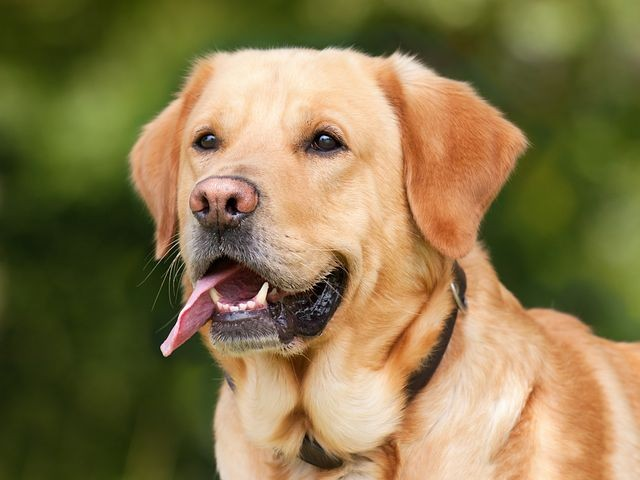
#> input picture quiz/dog.jpg, 640 x 480 px
$ python image_convolution_correlation_with_filter_mask.py
#> lines starting #> are read from the running program, lines starting #| are printed output that depends on the picture
# -*- coding: utf-8 -*-
"""
Created on Thu Jan 11 18:20:08 2024

@author: Lynn Thit Nyi Nyi
"""

# https://www.linkedin.com/pulse/image-processing-convolution-filters-calculation-gradients-yadav/

import cv2
import numpy as np
import matplotlib.pyplot as plt

# Load a grayscale image
image_path = "dog.jpg"  # Replace with the path to your grayscale image
gray_image = cv2.imread(image_path, cv2.IMREAD_GRAYSCALE)
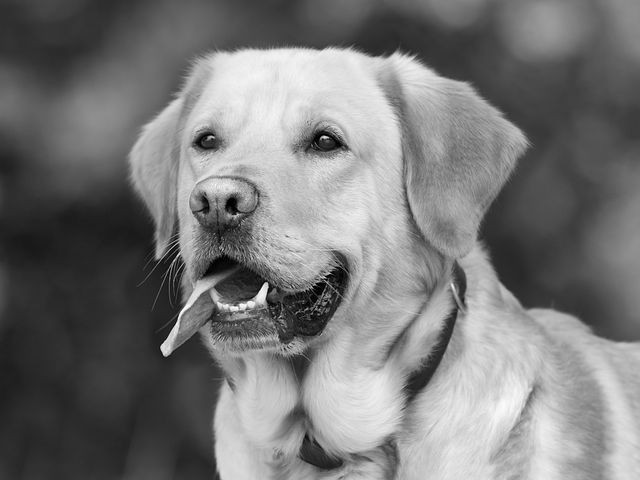
#> gray_image: shape (480, 640); min 0, max 255, mean 119.7

# Define a filter mask (3x3 kernel) ! this is an example mask
# there exists several predefined masks for different detection purposes
filter_mask = np.array([[1, 0, -1],
                        [2, 0, -2],
                        [1, 0, -1]])

# Perform convolution
convolution_result = cv2.filter2D(gray_image, -1, filter_mask)
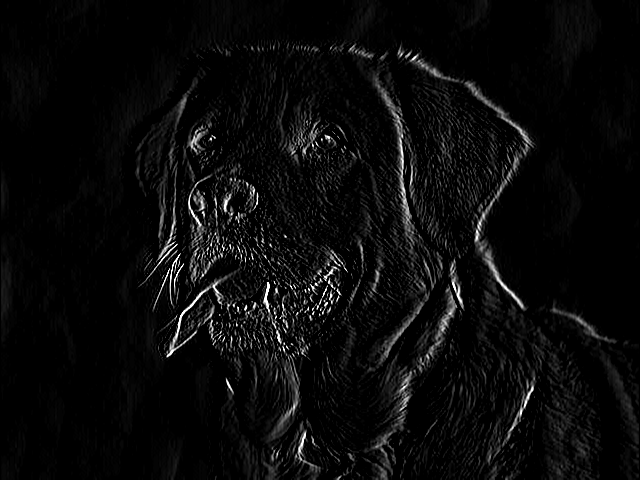
#> convolution_result: shape (480, 640); min 0, max 255, mean 10.4

# Perform correlation
correlation_result = cv2.filter2D(gray_image, -1, filter_mask[::-1, ::-1])  # Using flipped filter for correlation
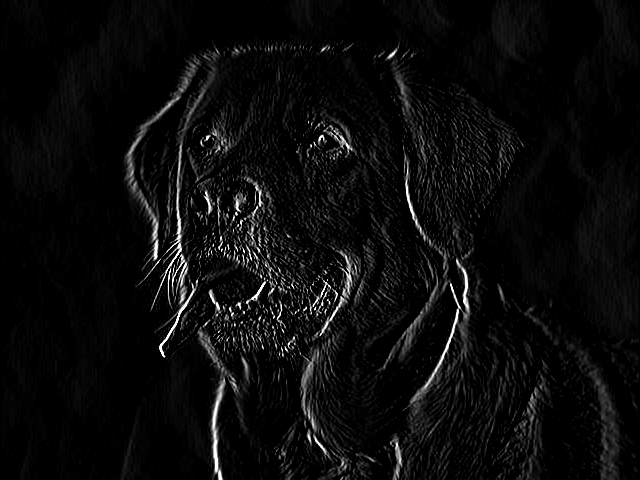
#> correlation_result: shape (480, 640); min 0, max 255, mean 11.3

# Display the original image, convolution result, and correlation result
plt.figure(figsize=(12, 4))

plt.subplot(1, 3, 1)
plt.imshow(gray_image, cmap='gray')
plt.title('Original Grayscale Image')

plt.subplot(1, 3, 2)
plt.imshow(convolution_result, cmap='gray')
plt.title('Convolution Result')

plt.subplot(1, 3, 3)
plt.imshow(correlation_result, cmap='gray')
plt.title('Correlation Result')

plt.show()
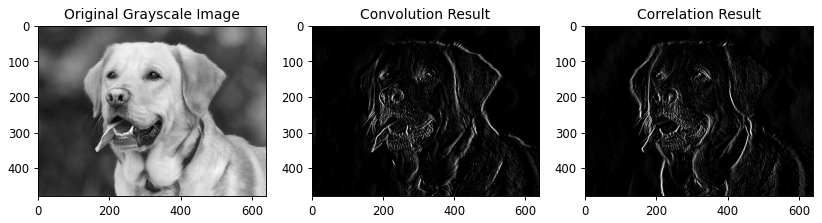
#> figure drawn by matplotlib, 3 panels

$ run again, with quiz/acm.jpg copied over quiz/dog.jpg
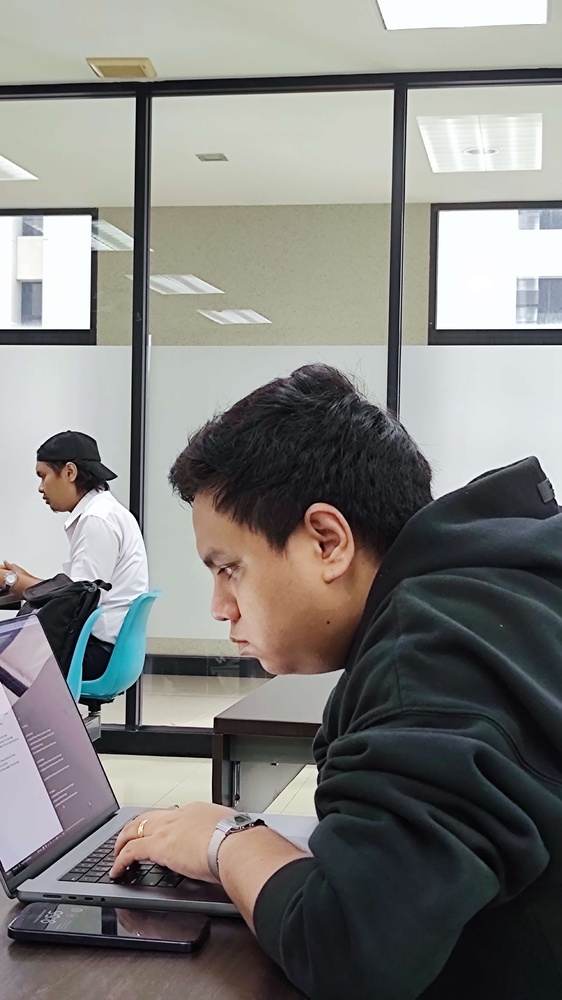
#> input picture quiz/acm.jpg, 562 x 1000 px, shrunk from 2610 x 4640 before the run
#> `correlation_result = cv2.filter2D(gray_image, -1, filter_mask[::-1, ::..`:
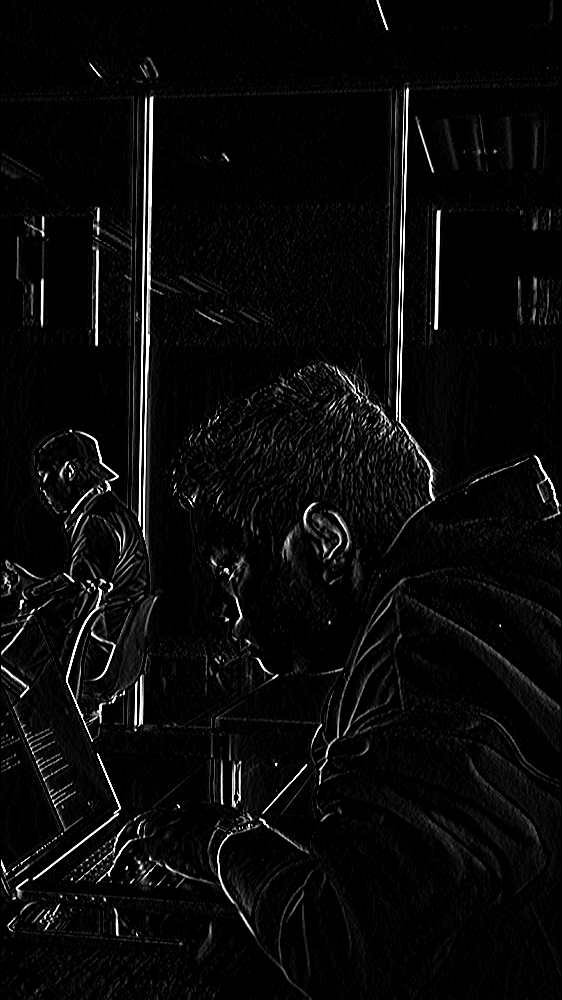
#> correlation_result: shape (1000, 562); min 0, max 255, mean 9.8
#> `plt.show()`:
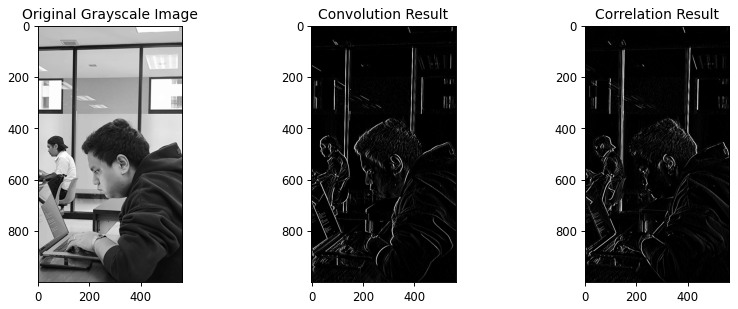
#> figure drawn by matplotlib, 3 panels
